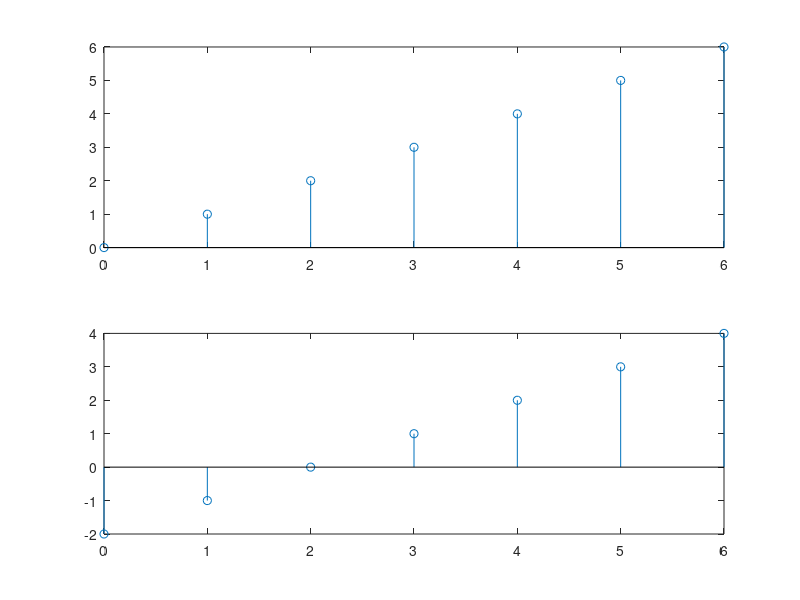

Recreate this plot in MATLAB.
N=7;
n=0:N-1; x=double(n==0);
stem(n,x);
xlabel('n'),ylabel('x');
y1=n;
y2=n-2;
subplot(2, 1, 1), stem(n, y1);
subplot(2, 1, 2), stem(n, y2)
diary off
